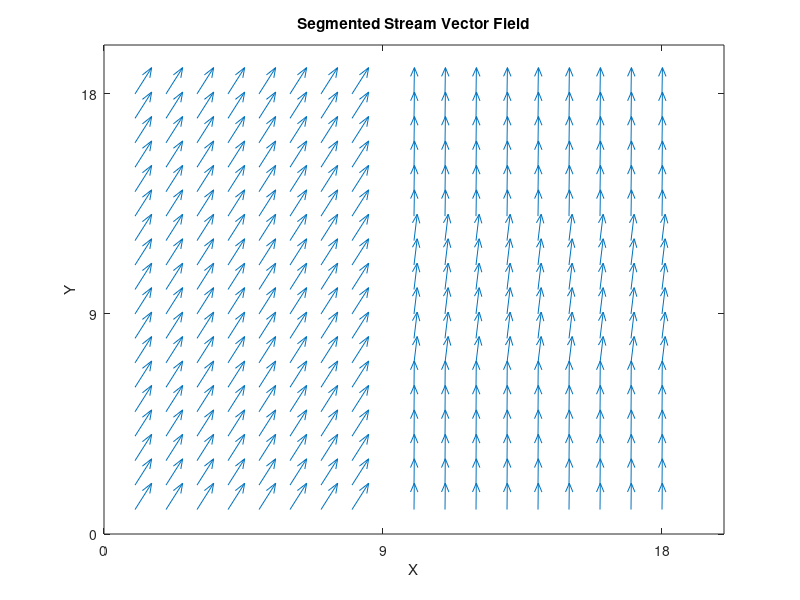

MATLAB code to generate this figure:
% Define the size of the grid
grid_size_x = 18;
grid_size_y = 18;

% Initialize the stream vector field
stream_vector_field_x = zeros(grid_size_x, grid_size_y);
stream_vector_field_y = zeros(grid_size_x, grid_size_y);

% Field direction for every layer in x-coordinate
air = 3;
skin = 75/964;
fat = 15/26;
muscle = 75/1376;

% Define the strengths and directions for each quadrant
quadrant_strengths = [1, 1, 1, 1]; % Strengths for each quadrant
quadrant_directions = [air, 6; skin, 6; fat, 6; muscle, 6]; % Directions for each quadrant

% Divide the grid into quadrants and assign stream vectors accordingly
for i = 1:grid_size_x
    for j = 1:grid_size_y
        % Determine quadrant based on position
        if i >= 0 && j < grid_size_y / 2
            quadrant = 1; % Quadrant 1 Left Side(Air)
        elseif i > 2 * grid_size_x / 3 && j > grid_size_y / 2
            quadrant = 2; % Quadrant 2 Right-Top Side(Skin)
        elseif i > grid_size_x / 3 && i <= 2 * grid_size_x / 3 && j > grid_size_y / 2
            quadrant = 3; % Quadrant 3 Right-Middle Side(Fat)
        elseif i <= grid_size_x / 3 && j > grid_size_y / 2
            quadrant = 4; % Quadrant 4 Right-Bottom Side(Muscle)
        else
            continue;
        end
        stream_vector_field_x(i, j) = quadrant_strengths(quadrant) * quadrant_directions(quadrant, 1);
        stream_vector_field_y(i, j) = quadrant_strengths(quadrant) * quadrant_directions(quadrant, 2);
    end
end

% Plot the stream vector field
quiver(stream_vector_field_x, stream_vector_field_y);
xlabel('X');
ylabel('Y');
title('Segmented Stream Vector Field');
xticks(linspace(0, grid_size_x, 3));
yticks(linspace(0, grid_size_y, 3))
